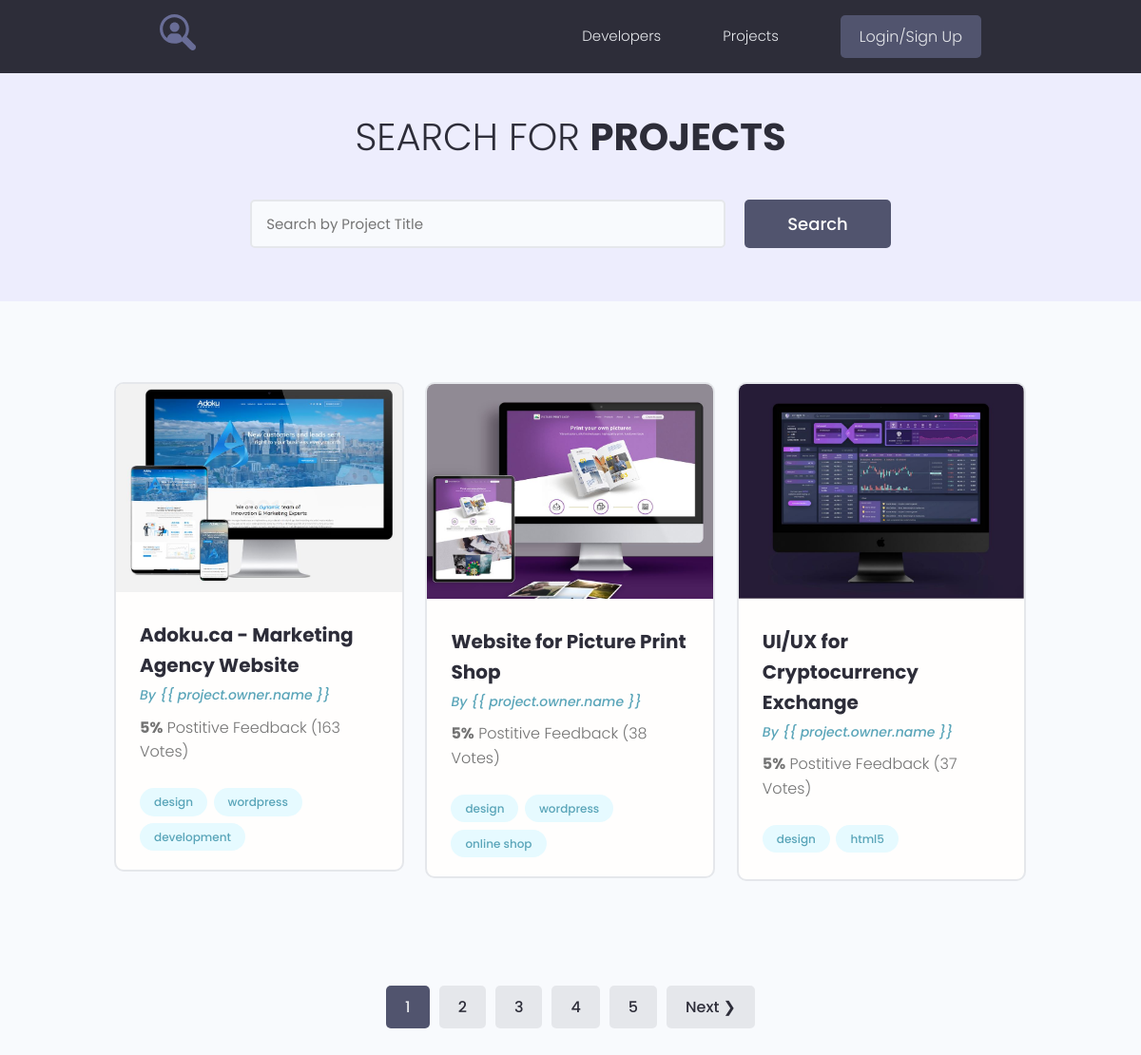
The page /projects/ on the database as committed earlier.
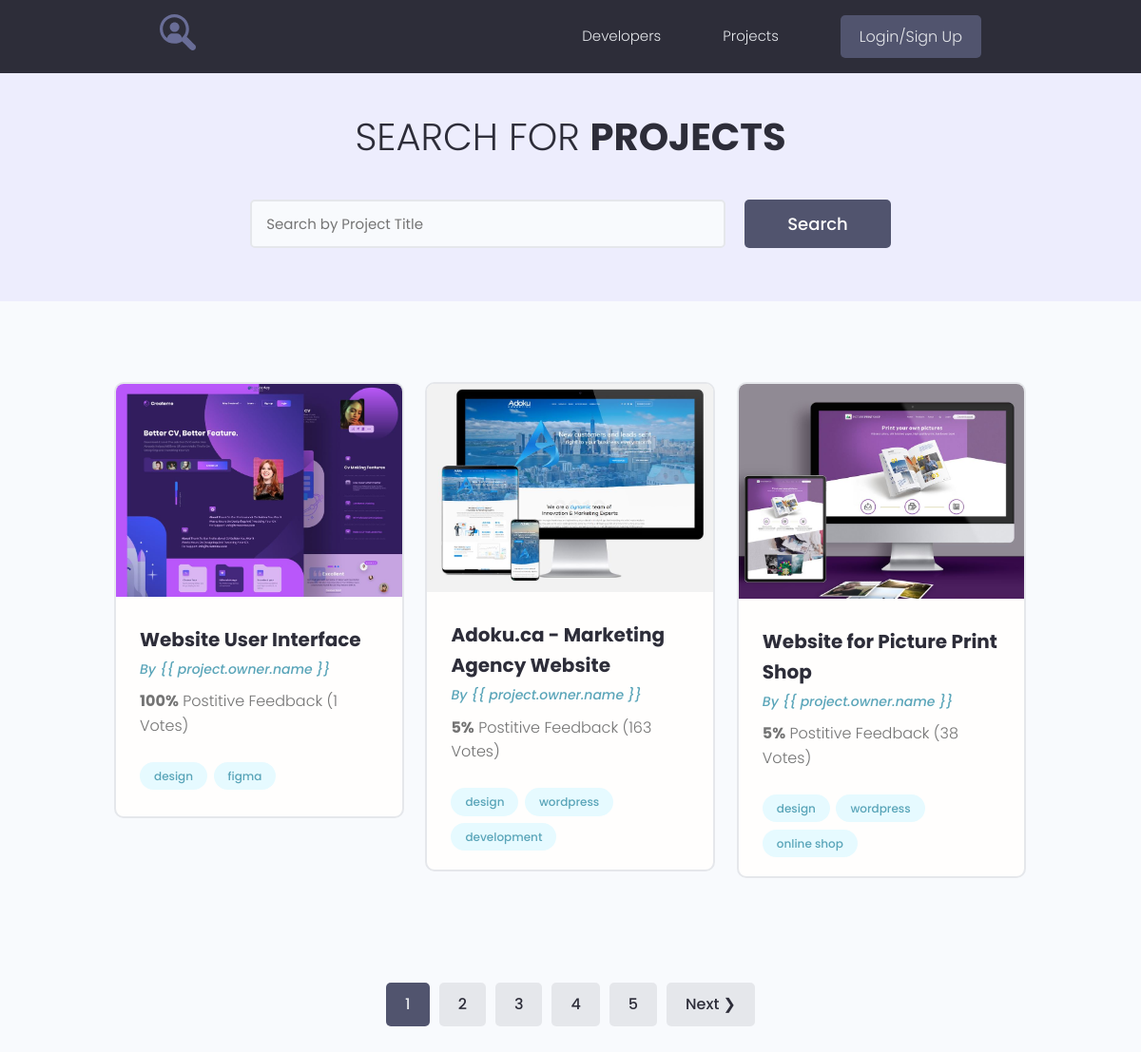
The same page on the database as committed later.
### projects/models.py (models this page shows, shortened)
class Project(models.Model):
    owner = models.ForeignKey(Profile, on_delete=models.SET_NULL, null=True, blank=True)
    title = models.CharField(max_length=200)
    description = models.TextField(null=True, blank=True)
    feature_images = models.ImageField(upload_to="projects/%Y/%m/%d/", blank=True, default="default.jpg")
    demo_link = models.CharField(max_length=2000, blank=True)
    source_link = models.CharField(max_length=2000, blank=True)
    tags = models.ManyToManyField('Tag', blank=True)
    vote_total = models.IntegerField(default=0, blank=True)
    vote_rating = models.IntegerField(default=0, blank=True)
    created = models.DateTimeField(auto_now_add=True)
    class Meta:
        ordering = ['-vote_rating', '-vote_total', '-title']

class Tag(models.Model):
    name = models.CharField(max_length=200)
    created = models.DateTimeField(auto_now_add=True)
    def __str__(self):
        return self.name

### projects/views.py (the view)
# urls.py: path('projects/', include('projects.urls')),
def projects(request):
    pr, search_query = search_projects(request)
    custom_range, pr = paginate_projects(request, pr, 3)
    contex = {
        'projects': pr,
        'search_query': search_query,
        'custom_range': custom_range,
    }
    return render(request, "projects/projects.html", contex)

### projects/utils.py (called while the page is built)
def search_projects(request):
    search_query = ''
    if request.GET.get('search_query'):
        search_query = request.GET.get('search_query')
    pr = Project.objects.filter(
        Q(title__icontains=search_query) |
        Q(description__icontains=search_query) |
        Q(owner__name__icontains=search_query)
    )
    return pr, search_query

def paginate_projects(request, pr, results):
    page = request.GET.get('page')
    paginator = Paginator(pr, results)
    try:
        pr = paginator.page(page)
    except PageNotAnInteger:  # http://127.0.0.1:8000/projects/?page=assa
        page = 1
        pr = paginator.page(page)
    except EmptyPage:  # http://127.0.0.1:8000/projects/?page=100000
        page = paginator.num_pages  # последняя страница
        pr = paginator.page(page)
    left_index = int(page) - 4
    if left_index < 1:
        left_index = 1
    right_index = int(page) + 5
    if right_index > paginator.num_pages:
        right_index = paginator.num_pages + 1
    custom_range = range(left_index, right_index)
    return custom_range, pr

### projects/templates/projects/projects.html (shortened to what this page needs)
{% extends 'projects/base.html' %}
{% block content %}
<main class="projects">
    <section class="hero-section text-center">
        <div class="container container--narrow">
            <div class="hero-section__box">
                <h2>Search for <span>Projects</span></h2>
            </div>
            <div class="hero-section__search">
                <form id="search" class="form" action="{% url 'projects' %}" method="get">
                    <div class="form__field">
                        <input class="input input--text" id="formInput#search" value="{{search_query}}" type="text" name="search_query"
                               placeholder="Search by Project Title"/>
                    </div>
                    <input class="btn btn--sub btn--lg" type="submit" value="Search"/>
                </form>
            </div>
        </div>
    </section>
    <section class="projectsList">
        <div class="container">
            <div class="grid grid--three">
                {% for project in projects %}
                <div class="column">
                    <div class="card project">
                        <a href="{% url 'project' project.id %}" class="project">
                            <img class="project__thumbnail" src="{{ project.feature_images.url  }}"
                                 alt="project thumbnail"/>
                            <div class="card__body">
                                <h3 class="project__title">{{ project.title }}</h3>
                                <p><a class="project__author" href="{% url 'project' project.id %}">By {{
                                    project.owner.name }}</a></p>
                                <p class="project--rating">
                                    <span style="font-weight: bold;">{{ project.vote_rating }}%</span> Postitive
                                    Feedback ({{ project.vote_total }} Votes)
                                </p>
                                <div class="project__tags">
                                    {% for tag in project.tags.all %}
                                    <span class="tag tag--pill tag--main">
                      <small>{{ tag }}</small>
                    </span>
                                    {% endfor %}
                                </div>
                            </div>
                        </a>
                    </div>
                </div>
                {% endfor %}
            </div>
        </div>
    </section>
    {% include 'projects/pagination.html' with queryset=projects %}
</main>
{% endblock %}

Rows that differ between the two databases and show on the page:
no longer on this page (row unchanged): Project: feature_images (picture), title "UI/UX for Cryptocurrency Exchange", vote_rating "5", vote_total "37", Tag (name "design")
no longer on this page (row unchanged): Tag: name "html5", shown under "UI/UX for Cryptocurrency Exchange"
now on this page (row edited): Project: feature_images (picture), title "Website User Interface", vote_rating "100", vote_total "1", Tag (name "design")
now on this page (row unchanged): Tag: name "figma", shown under "Website User Interface"
